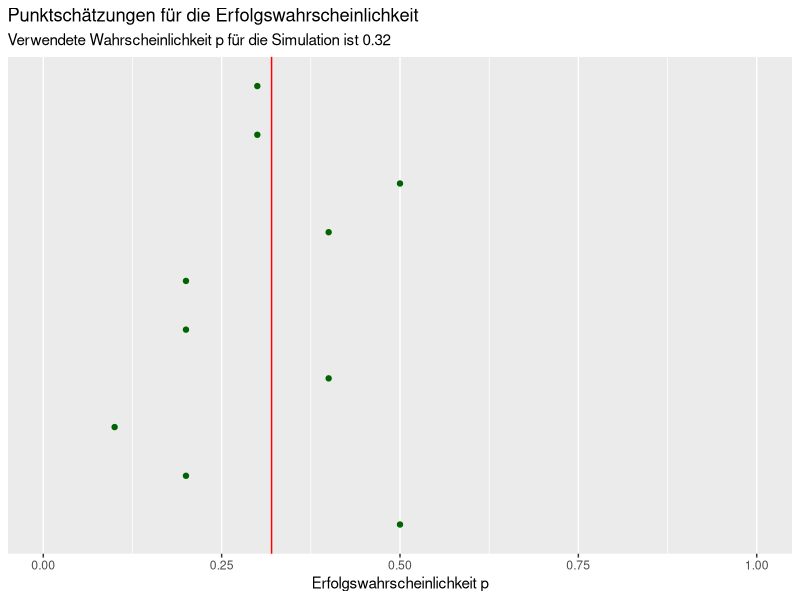
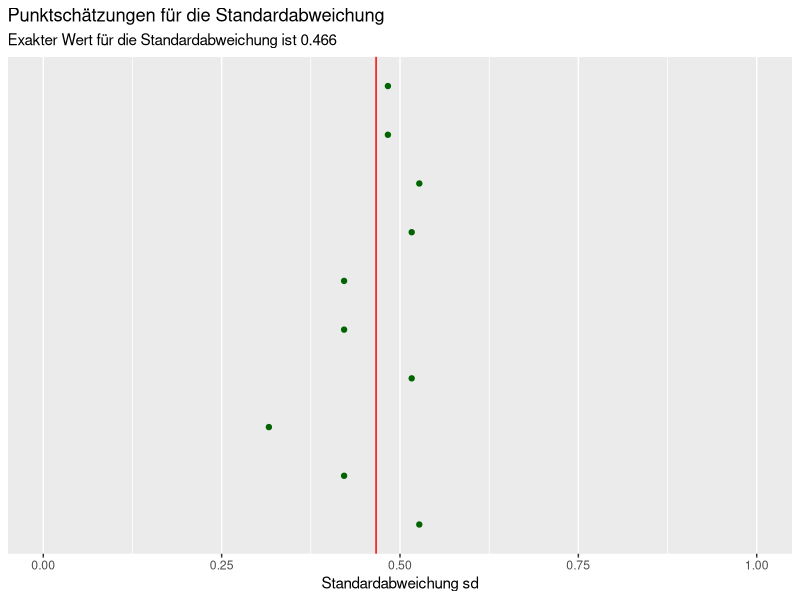
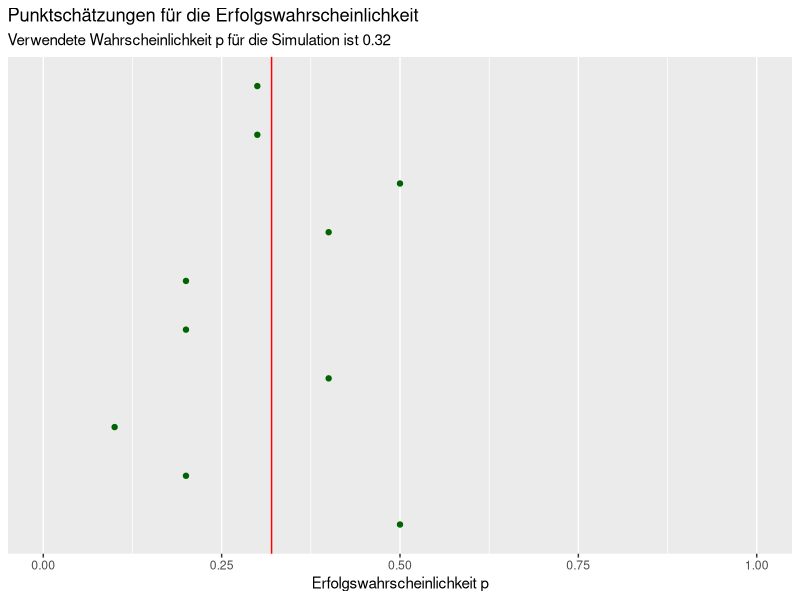
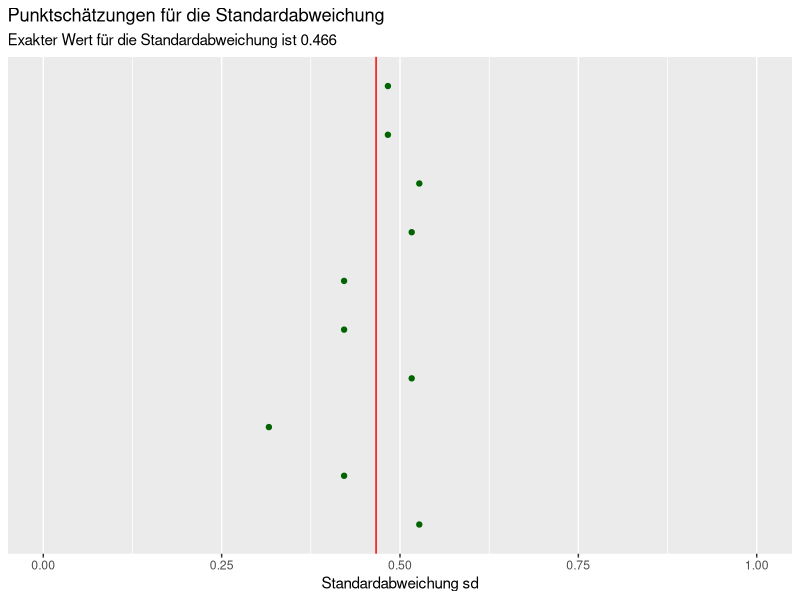

Write the R code that produced these figures, in order.
## ---- chunk 1
knitr::opts_chunk$set(echo = FALSE)
library(knitr)
library(kableExtra)
suppressPackageStartupMessages(library(dplyr))
library(tidyverse)

library(RColorBrewer)
myPalette <- brewer.pal(5, "YlGn")
# Ausgabe von double-Werte mit  zwei Stellen hinter dem Komma
options(digits=3)
## ---- chunk 2
p_exakt <- 0.32
sd_exakt <- sqrt(p_exakt*(1-p_exakt))
size <- 1
n <- 10
trials <- 10
pestimates <- rep(0.0, n)
sdestimates <- rep(0.0, n)
## ---- chunk 3
for(i in 1:n) {
   simulation <- rbinom(n, size, p_exakt)
   pestimates[i] <- mean(simulation)
   sdestimates[i] <- sd(simulation)
}

estimates <- tibble(p=pestimates, sd=sdestimates)

estimates
## ---- chunk 4
plot_data <- tibble(estimates, index = seq.int(from=1, to=n))

ggplot(data = plot_data) +
  geom_point(mapping = aes(x=p, y = index),
             show.legend=FALSE,
             color="darkgreen") +
  xlim(0.0, 1.0) + 
  scale_y_discrete(labels=NULL, breaks=NULL) +
  geom_vline(xintercept=p_exakt,
             color="red") +
  labs(
    title="Punktschätzungen für die Erfolgswahrscheinlichkeit", 
    subtitle="Verwendete Wahrscheinlichkeit p für die Simulation ist 0.32",
    x="Erfolgswahrscheinlichkeit p"
  ) +
  theme(axis.title.y = element_blank())

ggsave(filename="bausteinem.png", plot=last_plot(), 
       device="png",
       path="images/", 
       width=16, height=9, units="cm")
## ---- chunk 5
ggplot(data = plot_data) +
  geom_point(mapping = aes(x=sd, y = index),
             show.legend=FALSE,
             color="darkgreen") +
  xlim(0.0, 1.0) + 
  scale_y_discrete(labels=NULL, breaks=NULL) +
  geom_vline(xintercept=sd_exakt,
             color="red") +
  labs(
    title="Punktschätzungen für die Standardabweichung", 
    subtitle="Exakter Wert für die Standardabweichung ist 0.466",
    x="Standardabweichung sd"
  ) +
  theme(axis.title.y = element_blank())

ggsave(filename="bausteinesd.png", plot=last_plot(), 
       device="png",
       path="images/", 
       width=16, height=9, units="cm")
## ---- chunk 6
festigkeit <- c(106.0, 102.0, 94.0,107.0, 99.0)

mu_est <- mean(festigkeit)
var_est <- var(festigkeit)
sd_est <- sd(festigkeit)

var_emp <- ((n-1)/n)*var_est
sd_emp <- sqrt(var_emp)
